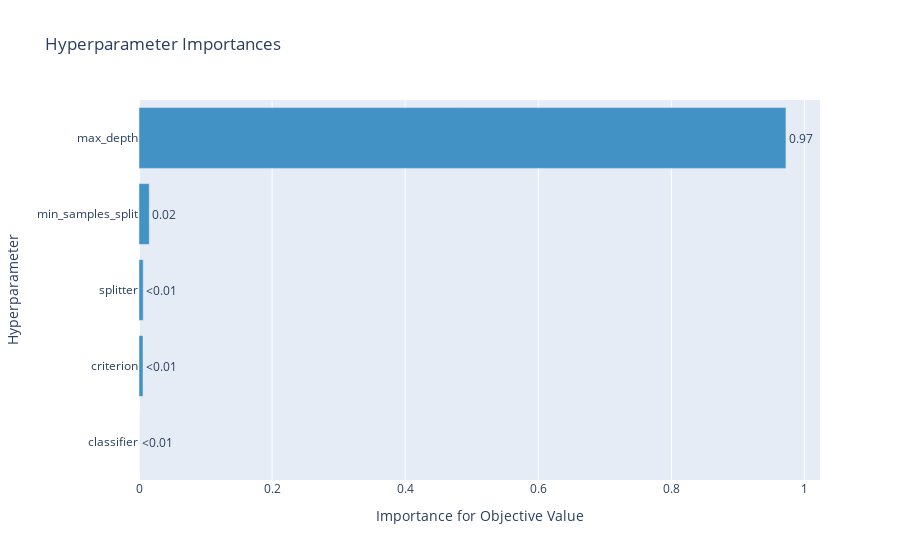

Notebook source saved alongside this figure:
### Code cell
plot_param_importances(study)

### Figure 1 — Plotly figure (JSON) as saved in the notebook; plotly's stock layout.template omitted (floating-point values rounded to 4 significant figures)
{"data": [{"cliponaxis": false, "hovertemplate": ["classifier (CategoricalDistribution): 0.0<extra></extra>", "criterion (CategoricalDistribution): 0.006042863352931431<extra></extra>", "splitter (CategoricalDistribution): 0.00631435519024959<extra></extra>", "min_samples_split (IntDistribution): 0.015388777776644106<extra></extra>", "max_depth (IntDistribution): 0.9722540036801749<extra></extra>"], "marker": {"color": "rgb(66,146,198)"}, "orientation": "h", "text": ["<0.01", "<0.01", "<0.01", "0.02", "0.97"], "textposition": "outside", "x": [0.0, 0.006043, 0.006314, 0.01539, 0.9723], "y": ["classifier", "criterion", "splitter", "min_samples_split", "max_depth"], "type": "bar"}], "layout": {"showlegend": false, "title": {"text": "Hyperparameter Importances"}, "xaxis": {"title": {"text": "Importance for Objective Value"}}, "yaxis": {"title": {"text": "Hyperparameter"}}}}
